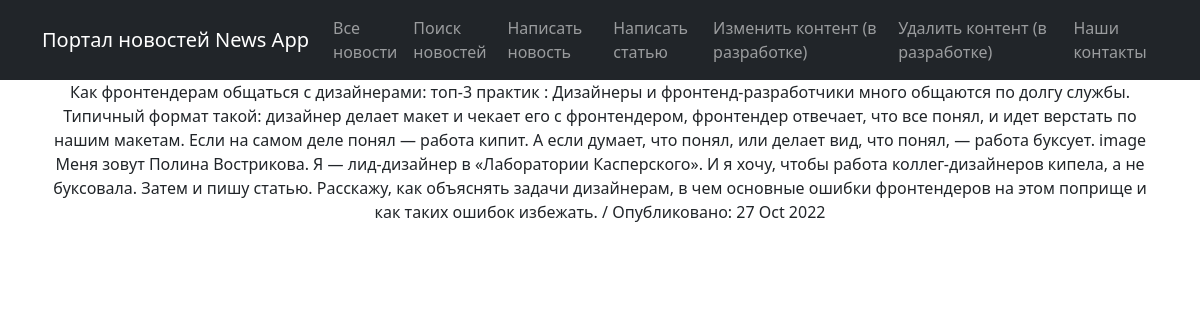
Screenshot of /news/10 with the database file from the repository.
### news_app/models.py (models this page shows, shortened)
class Post(models.Model):
	NEWS = 'NW'
	ARTICLE = 'AR'
	POST_TYPE = (
		(NEWS, 'Новость'),
		(ARTICLE, 'Статья')
	)
	categoryType = models.CharField(max_length=2, choices=POST_TYPE, default=ARTICLE)
	postTime = models.DateTimeField(auto_now_add=True)
	title = models.CharField(max_length=128)
	content = models.TextField()
	rating = models.SmallIntegerField(default=0)
	author = models.ForeignKey(Author, on_delete=models.CASCADE)
	category = models.ManyToManyField(Category, through='PostCategory')

### news_app/views.py (the view)
# urls.py: path('<int:pk>', PostDetail.as_view(), name='posts_detail'),
class PostDetail(DetailView):
    raise_exception = True
    model = Post
    template_name = 'post.html'
    context_object_name = 'post'

### news_app/templatetags/custom_filters.py (called while the page is built)
@register.filter()
def censor(value):
	stop_list_words = ['сосала', 'валят']
	for word in value.split():
		if word.lower() in stop_list_words:
			value = value.replace(word, f'{word[0]}{"*" * (len(word)-1)}')
	return value

### templates/post.html (shortened to what this page needs)
{% extends 'flatpages/default.html' %}
{% load custom_filters %}
{% block content %}
    <td>{{   post.title   }} : </td>
    <td>{{   post.content|censor   }} / </td>
    <td>Опубликовано: {{   post.postTime|date:'d M Y'   }}</td>
{% endblock content %}

### rows the page displays
Post: title "Как фронтендерам общаться с дизайнерами: топ-3 практик", content|censor "Дизайнеры и фронтенд-разработчики много общаются по долгу службы. Типичный формат такой: дизайнер делает макет и чекает его с фронтендером, фронтендер отвечает, что все понял, и идет верстать по нашим макетам. Если на самом деле понял — работа кипит. А если думает, что понял, или делает вид, что понял, — работа буксует. image Меня зовут Полина Вострикова. Я — лид-дизайнер в «Лаборатории Касперского». И я хочу, чтобы работа коллег-дизайнеров кипела, а не буксовала. Затем и пишу статью. Расскажу, как объяснять задачи дизайнерам, в чем основные ошибки фронтендеров на этом поприще и как таких ошибок избежать.", postTime "27 Oct 2022"
